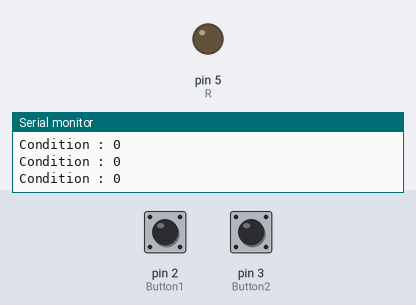
The sketch below on a simulated Arduino Uno, built with avr-gcc and run on an emulated ATmega328P. Parts: output pins drawn as LEDs (lit = HIGH), the last lines printed to the serial monitor. The test bench sets the inputs (shaded band); at power-on: pin 2 (Button1) LOW, pin 3 (Button2) LOW.

Above: at 1.2 s.
1.3 s: pin 2 (Button1) pulled HIGH for 0.15 s
At 1.39 s:
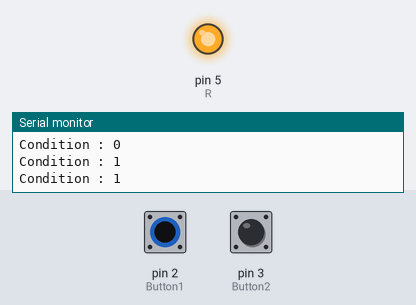
2.9 s: pin 2 (Button1) pulled HIGH for 3.2 s
At 6.8 s:
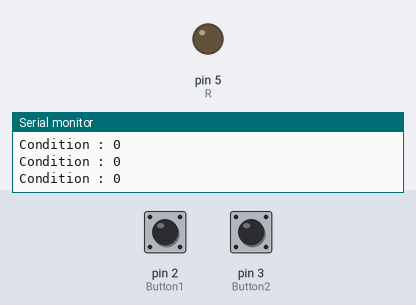
9.1 s: pin 3 (Button2) pulled HIGH for 3.2 s
At 10.1 s:
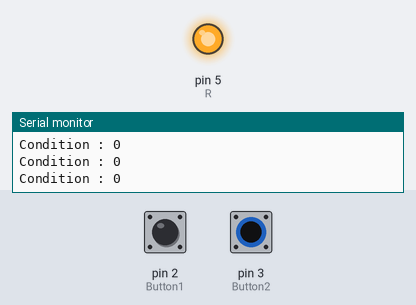
Timing chart, 0 to 13.8 s (numbered marks = the images above; inputs shaded):
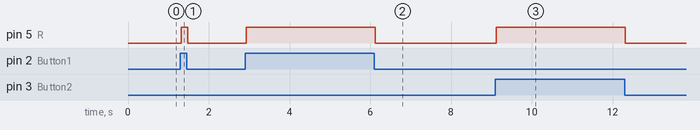

The sketch:

1.3_Button.ino
```cpp
int Button1 = 2;
int Button2 = 3;
int R = 5;

void setup(){
  Serial.begin(9600);
  pinMode(Button1, INPUT);
  pinMode(Button2, INPUT);
  pinMode(R, OUTPUT);
}

void loop(){
  int readButton1 = digitalRead(Button1);
  int readButton2 = digitalRead(Button2);
  Serial.println("Condition : " + String(readButton1));
  if(readButton1 == 1 || readButton2 == 1){
    digitalWrite(R, HIGH);
  } else{
    digitalWrite(R, LOW);
  }
}
```

Measured:
- after the input at 1.3 s, pin 5 (R): LOW → HIGH at once, → LOW 0.16 s later
- after the input at 2.9 s, pin 5 (R): LOW → HIGH at once, → LOW 3.2 s later
- after the input at 9.1 s, pin 5 (R): LOW → HIGH at once, → LOW 3.2 s later
